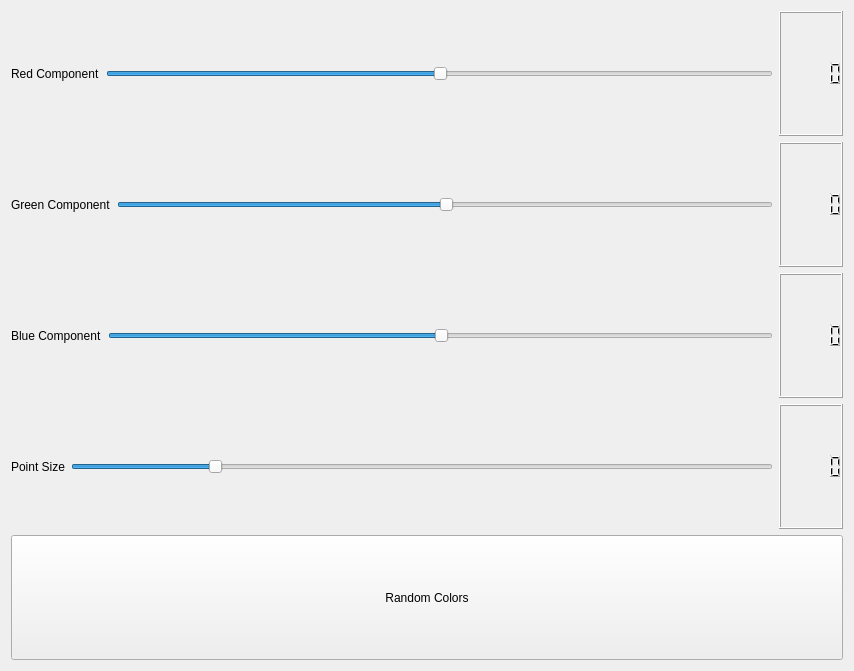
<?xml version="1.0" encoding="UTF-8"?>
<ui version="4.0">
 <class>Form_pclFeatureOptions</class>
 <widget class="QWidget" name="Form_pclFeatureOptions">
  <property name="geometry">
   <rect>
    <x>0</x>
    <y>0</y>
    <width>854</width>
    <height>671</height>
   </rect>
  </property>
  <property name="windowTitle">
   <string>Form</string>
  </property>
  <layout class="QGridLayout" name="gridLayout">
   <item row="0" column="0">
    <layout class="QVBoxLayout" name="verticalLayout">
     <item>
      <layout class="QHBoxLayout" name="horizontalLayout">
       <item>
        <widget class="QLabel" name="label_R">
         <property name="text">
          <string>Red Component</string>
         </property>
        </widget>
       </item>
       <item>
        <widget class="QSlider" name="horizontalSlider_R">
         <property name="maximum">
          <number>255</number>
         </property>
         <property name="value">
          <number>128</number>
         </property>
         <property name="orientation">
          <enum>Qt::Horizontal</enum>
         </property>
        </widget>
       </item>
       <item>
        <widget class="QLCDNumber" name="lcdNumber_R"/>
       </item>
      </layout>
     </item>
     <item>
      <layout class="QHBoxLayout" name="horizontalLayout_2">
       <item>
        <widget class="QLabel" name="label_G">
         <property name="text">
          <string>Green Component</string>
         </property>
        </widget>
       </item>
       <item>
        <widget class="QSlider" name="horizontalSlider_G">
         <property name="maximum">
          <number>255</number>
         </property>
         <property name="value">
          <number>128</number>
         </property>
         <property name="orientation">
          <enum>Qt::Horizontal</enum>
         </property>
        </widget>
       </item>
       <item>
        <widget class="QLCDNumber" name="lcdNumber_G"/>
       </item>
      </layout>
     </item>
     <item>
      <layout class="QHBoxLayout" name="horizontalLayout_3">
       <item>
        <widget class="QLabel" name="label_B">
         <property name="text">
          <string>Blue Component</string>
         </property>
        </widget>
       </item>
       <item>
        <widget class="QSlider" name="horizontalSlider_B">
         <property name="maximum">
          <number>255</number>
         </property>
         <property name="value">
          <number>128</number>
         </property>
         <property name="orientation">
          <enum>Qt::Horizontal</enum>
         </property>
        </widget>
       </item>
       <item>
        <widget class="QLCDNumber" name="lcdNumber_B"/>
       </item>
      </layout>
     </item>
     <item>
      <layout class="QHBoxLayout" name="horizontalLayout_4">
       <item>
        <widget class="QLabel" name="label_p">
         <property name="text">
          <string>Point Size</string>
         </property>
        </widget>
       </item>
       <item>
        <widget class="QSlider" name="horizontalSlider_p">
         <property name="minimum">
          <number>1</number>
         </property>
         <property name="maximum">
          <number>6</number>
         </property>
         <property name="pageStep">
          <number>2</number>
         </property>
         <property name="value">
          <number>2</number>
         </property>
         <property name="orientation">
          <enum>Qt::Horizontal</enum>
         </property>
        </widget>
       </item>
       <item>
        <widget class="QLCDNumber" name="lcdNumber_p"/>
       </item>
      </layout>
     </item>
     <item>
      <widget class="QPushButton" name="pushButton_random">
       <property name="sizePolicy">
        <sizepolicy hsizetype="Minimum" vsizetype="Preferred">
         <horstretch>0</horstretch>
         <verstretch>0</verstretch>
        </sizepolicy>
       </property>
       <property name="text">
        <string>Random Colors</string>
       </property>
      </widget>
     </item>
    </layout>
   </item>
  </layout>
 </widget>
 <resources/>
 <connections/>
</ui>
